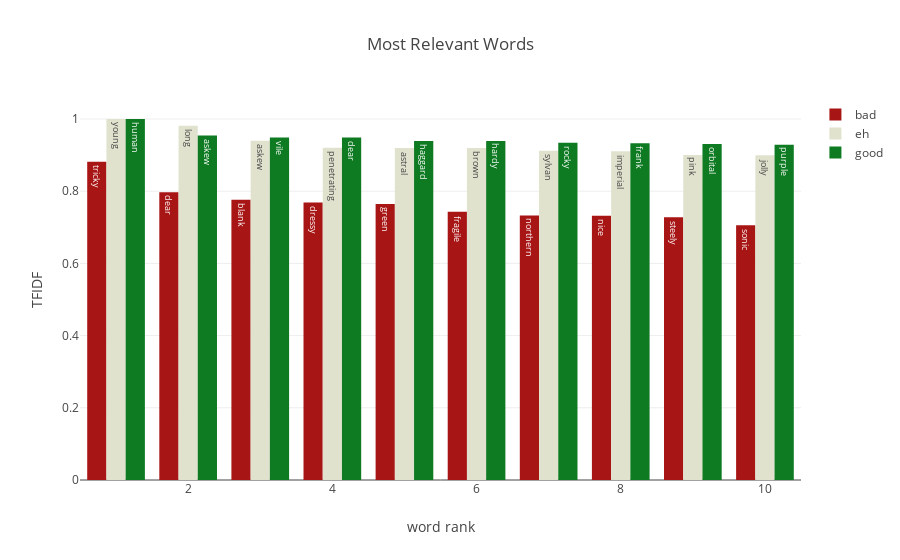

Write notebook code for a chart like this one.
### Code cell
bad_trace = go.Bar(
    x=list(range(1,len(bad_tfidf_top)+1)),
    y=bad_tfidf_top.values,
    text=bad_tfidf_top.keys(),
    name='bad',
    marker={'color':'rgb(168, 21, 21)'}    
)

eh_trace = go.Bar(
    x=list(range(1,len(eh_tfidf_top)+1)),
    y=eh_tfidf_top.values,
    text=eh_tfidf_top.keys(),
    name='eh',
    marker={'color':'rgb(224, 226, 206)'}  
)

good_trace = go.Bar(
    x=list(range(1,len(good_tfidf_top)+1)),
    y=good_tfidf_top.values,
    text=good_tfidf_top.keys(),
    name='good',
    marker={'color':'rgb(14, 122, 34)'}    
)

data = [bad_trace, eh_trace, good_trace]
layout = go.Layout(
    barmode='group',
    title='Most Relevant Words',
    xaxis={'title':'word rank'},
    yaxis={'title':'TFIDF',}
)

fig = go.Figure(data=data, layout=layout)
py.offline.iplot(fig, filename='most_frequent')

### Figure 1 — Plotly figure (JSON) as saved in the notebook; plotly's stock layout.template omitted (floating-point values rounded to 4 significant figures)
{"data": [{"marker": {"color": "rgb(168, 21, 21)"}, "name": "bad", "text": ["tricky", "dear", "blank", "dressy", "green", "fragile", "northern", "nice", "steely", "sonic"], "type": "bar", "x": [1, 2, 3, 4, 5, 6, 7, 8, 9, 10], "y": [0.8814, 0.7972, 0.776, 0.769, 0.7647, 0.7429, 0.7327, 0.7323, 0.7281, 0.7057]}, {"marker": {"color": "rgb(224, 226, 206)"}, "name": "eh", "text": ["young", "long", "askew", "penetrating", "astral", "brown", "sylvan", "imperial", "pink", "jolly"], "type": "bar", "x": [1, 2, 3, 4, 5, 6, 7, 8, 9, 10], "y": [1, 0.9813, 0.9396, 0.9205, 0.9198, 0.9193, 0.9122, 0.911, 0.9001, 0.8996]}, {"marker": {"color": "rgb(14, 122, 34)"}, "name": "good", "text": ["human", "askew", "vile", "dear", "haggard", "hardy", "rocky", "frank", "orbital", "purple"], "type": "bar", "x": [1, 2, 3, 4, 5, 6, 7, 8, 9, 10], "y": [1, 0.9542, 0.9486, 0.9485, 0.9392, 0.9391, 0.9342, 0.9328, 0.931, 0.9289]}], "layout": {"barmode": "group", "title": "Most Relevant Words", "xaxis": {"title": "word rank"}, "yaxis": {"title": "TFIDF"}}}
